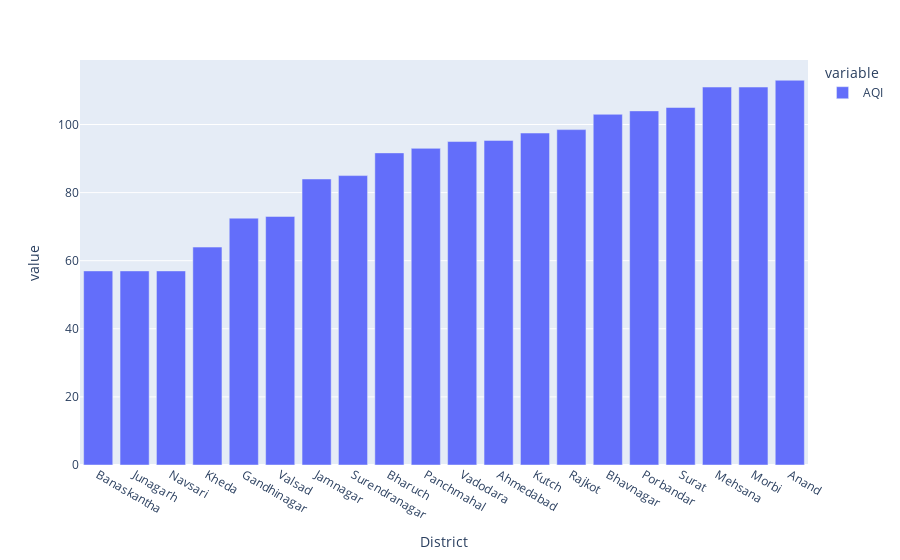

This figure's notebook cell:
### Code cell
plt.figure(figsize=(30,3))
px.bar(df[['AQI','District']].groupby(["District"]).mean().sort_values(by='AQI'))

### Figure 1 — Plotly figure (JSON) as saved in the notebook; plotly's stock layout.template omitted (floating-point values rounded to 4 significant figures)
{"data": [{"alignmentgroup": "True", "hovertemplate": "variable=AQI<br>District=%{x}<br>value=%{y}<extra></extra>", "legendgroup": "AQI", "marker": {"color": "#636efa", "pattern": {"shape": ""}}, "name": "AQI", "offsetgroup": "AQI", "orientation": "v", "showlegend": true, "textposition": "auto", "type": "bar", "x": ["Banaskantha", "Junagarh", "Navsari", "Kheda", "Gandhinagar", "Valsad", "Jamnagar", "Surendranagar", "Bharuch", "Panchmahal", "Vadodara", "Ahmedabad", "Kutch", "Rajkot", "Bhavnagar", "Porbandar", "Surat", "Mehsana", "Morbi", "Anand"], "xaxis": "x", "y": [57, 57, 57, 64, 72.5, 73, 84, 85, 91.67, 93, 95, 95.33, 97.5, 98.5, 103, 104, 105, 111, 111, 113], "yaxis": "y"}], "layout": {"barmode": "relative", "legend": {"title": {"text": "variable"}, "tracegroupgap": 0}, "margin": {"t": 60}, "xaxis": {"anchor": "y", "domain": [0, 1], "title": {"text": "District"}}, "yaxis": {"anchor": "x", "domain": [0, 1], "title": {"text": "value"}}}}
